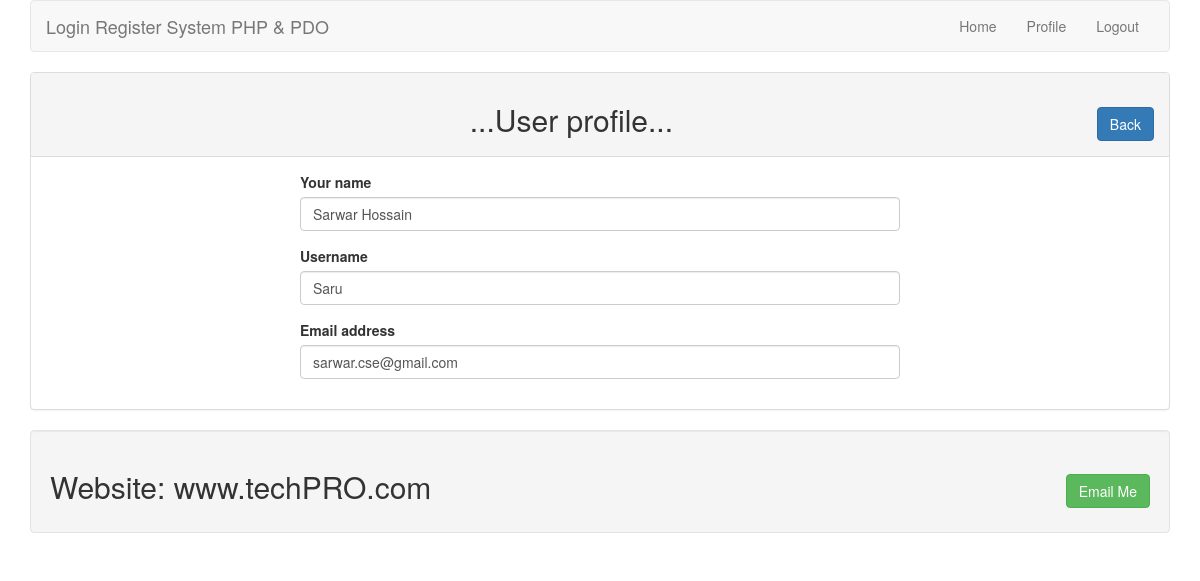
Page /profile.php?id=3 (signed in) on the committed database.
### tables this page shows
CREATE TABLE `users` (
  `id` int(11) NOT NULL,
  `name` varchar(255) NOT NULL,
  `username` varchar(255) NOT NULL,
  `email` varchar(255) NOT NULL,
  `password` varchar(255) NOT NULL
);

### lib/User.php (called while the page is built, shortened)
<?php
include 'Database.php';
class User
{
	private $table= "users";
	public function getUserById($id)
	{
		$sql= "select * from $this->table where id= :id limit 1";
		$query= dbConnection::myPrepareMethod($sql);
		$query->bindValue(':id', $id);
		$query->execute();
		$result= $query->fetch(PDO::FETCH_OBJ);
		return $result;
	}
}
?>

### lib/Database.php (called while the page is built, shortened)
<?php
	class dbConnection{
		private static $pdo;
		public static function getDatabase(){
			if(!isset(self::$pdo)){
				try{
					self::$pdo= new PDO('mysql: host='.db_host.'; dbname='.db_name, db_user, db_pass);
				}
				catch(PDOException $e){
					echo $e->getMessage();
				}
			}
			return self::$pdo;
		}
		public static function myPrepareMethod($sql){
			return self::getDatabase()->prepare($sql);
		}
	}
?>

### profile.php (the view, shortened to what this page needs)
<?php
  include 'lib/user.php';
  include 'inc/header.php';
?>
<?php
	if(isset($_GET['id']))
	{
		$userid= (int) $_GET['id'];
	}
	$user= new User();
?>
		<div class="panel panel-default">
		    <div class="panel-heading">
			    <h2 class="text-center"> ...User profile... <span class="pull-right">
				<a class="btn btn-primary" href="index.php"> Back </a>
				</span>
				</h2>
			</div>
			<div class="panel-body">
				<div style="max-width:600px; margin:0 auto">
					<?php
						$userdata= $user->getUserById($userid);
						if($userdata)
						{
					?>
					<form action=" " method="POST">
		                <div class="form-group">
						    <label for="name">Your name</label>
							<input type="text" id="name" name="name" class="form-control" value="<?php echo $userdata->name; ?>"/ >
						</div>
						<div class="form-group">
						    <label for="username">Username</label>
							<input type="text" id="username" name="username" class="form-control"  value="<?php echo $userdata->username; ?>"/ >
						</div>
						<div class="form-group">
						    <label for="email">Email address</label>
							<input type="text" id="email" name="email" class="form-control" value="<?php echo $userdata->email; ?>"/ >
						</div>
		            </form>
					<?php } ?>
	            </div>
			</div>
		</div>
<?php include 'inc/footer.php';	?>

### rows in the picture
users: name "Sarwar Hossain", username "Saru", email "sarwar.cse@gmail.com"
